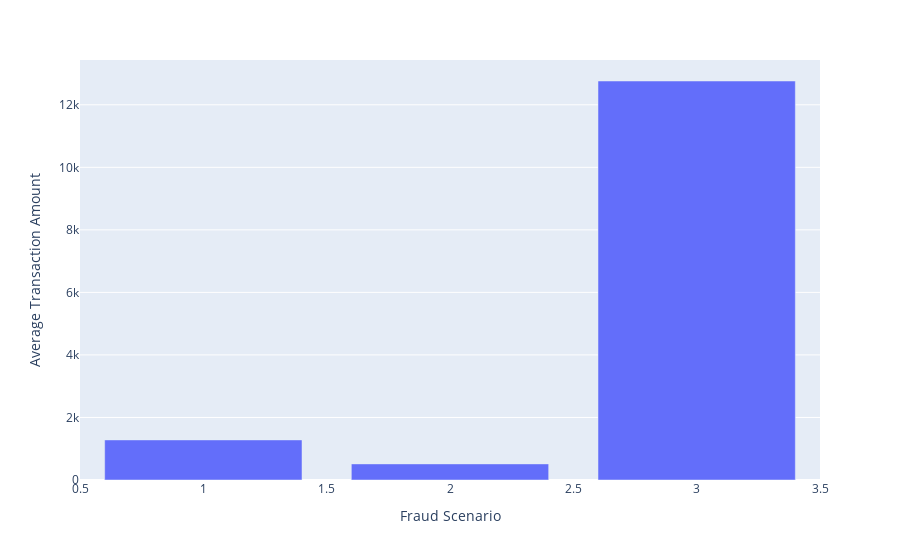

Notebook code for this chart:
### Markdown cell above
From the bar plot, it is observed that the most frequently occurring fraud scenario is scenario type 1, while the least common scenario is scenario type 3. Next, let's examine the average transaction amount for each type of fraud scenario.

### Code cell
df = pd.read_csv('E:\\Study\\Project\\FTD\\Final Transactions.csv')
df = df[(df['TX_FRAUD_SCENARIO'] != 0) & (df['TX_AMOUNT'] != 0)]

grouped = df.groupby('TX_FRAUD_SCENARIO')['TX_AMOUNT'].mean().reset_index(name='mean_amount')

fig = px.bar(grouped, x='TX_FRAUD_SCENARIO', y='mean_amount', labels={'TX_FRAUD_SCENARIO':'Fraud Scenario','mean_amount':'Average Transaction Amount'})

fig.show()

### Figure 1 — Plotly figure (JSON) as saved in the notebook; plotly's stock layout.template omitted (floating-point values rounded to 4 significant figures)
{"data": [{"hovertemplate": "Fraud Scenario=%{x}<br>Average Transaction Amount=%{y}<extra></extra>", "legendgroup": "", "marker": {"color": "#636efa", "pattern": {"shape": ""}}, "name": "", "orientation": "v", "showlegend": false, "textposition": "auto", "type": "bar", "x": [1, 2, 3], "xaxis": "x", "y": [1282.0, 515.0, 12760.0], "yaxis": "y"}], "layout": {"barmode": "relative", "legend": {"tracegroupgap": 0}, "margin": {"t": 60}, "xaxis": {"anchor": "y", "domain": [0, 1], "title": {"text": "Fraud Scenario"}}, "yaxis": {"anchor": "x", "domain": [0, 1], "title": {"text": "Average Transaction Amount"}}}}
